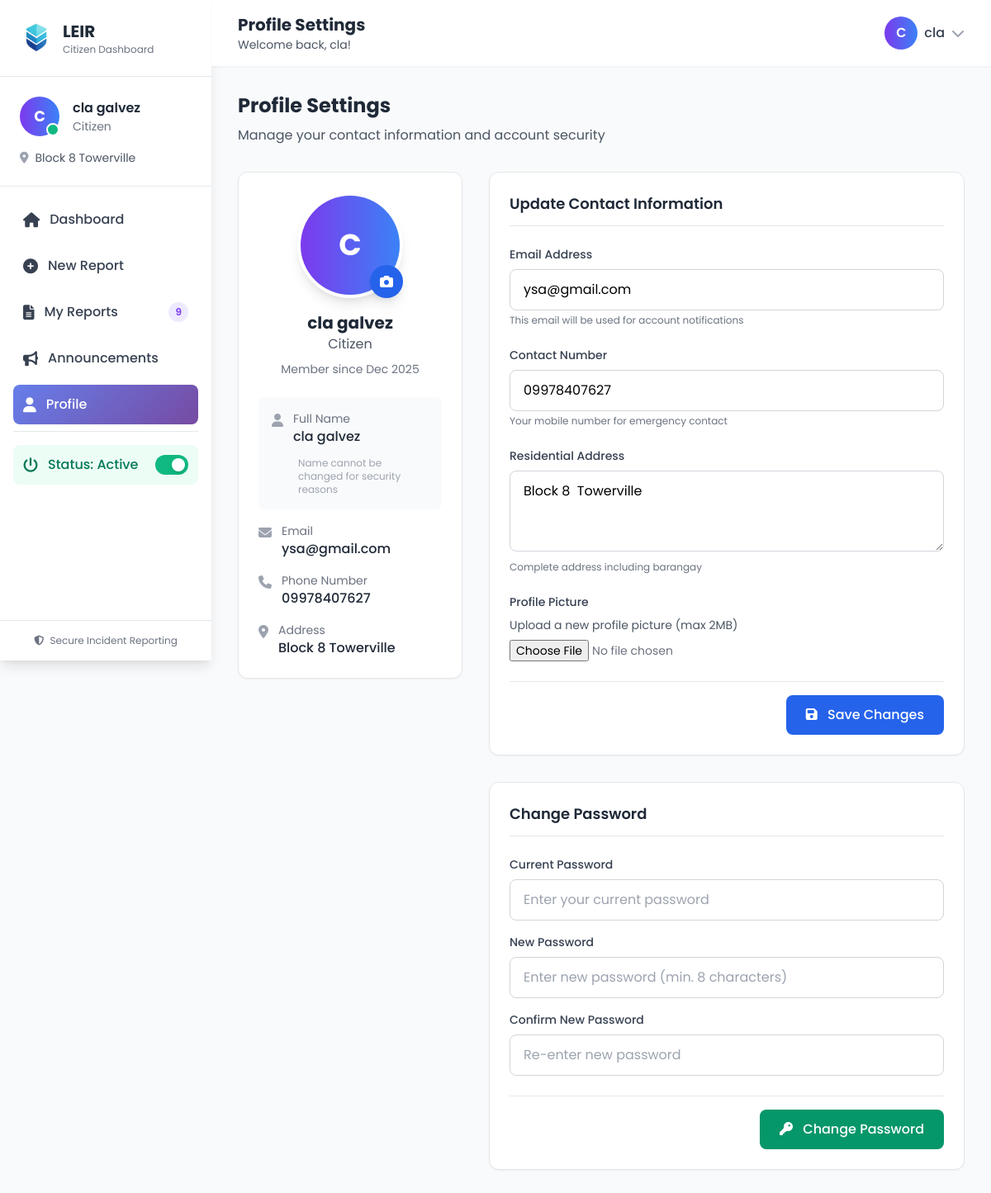
The app's page /citizen_dashboard.php?module=profile (signed in) with its own data.
### tables this page shows
CREATE TABLE `users` (
  `id` int(11) NOT NULL,
  `first_name` varchar(50) NOT NULL,
  `middle_name` varchar(50) DEFAULT NULL,
  `last_name` varchar(50) NOT NULL,
  `suffix` varchar(10) DEFAULT NULL,
  `sex` enum('Male','Female','Other') NOT NULL,
  `birthday` date NOT NULL,
  `age` int(11) DEFAULT NULL,
  `permanent_address` text NOT NULL,
  `contact_number` varchar(20) NOT NULL,
  `emergency_contact` varchar(100) DEFAULT NULL,
  `emergency_number` varchar(20) DEFAULT NULL,
  `id_verification_path` varchar(255) DEFAULT NULL,
  `email` varchar(100) NOT NULL,
  `username` varchar(50) NOT NULL,
  `password` varchar(255) NOT NULL,
  `user_type` enum('citizen','barangay_member') DEFAULT 'citizen',
  `role` varchar(50) DEFAULT NULL,
  `position_id` int(11) DEFAULT NULL,
  `date_appointed` date DEFAULT NULL,
  `term_end` date DEFAULT NULL,
  `office_hours` varchar(100) DEFAULT NULL,
  `barangay` varchar(100) DEFAULT NULL,
  `status` enum('active','inactive','pending','rejected') DEFAULT 'pending',
  `is_active` tinyint(1) DEFAULT 1,
  `created_at` timestamp NOT NULL DEFAULT current_timestamp(),
  `updated_at` timestamp NOT NULL DEFAULT current_timestamp() ON UPDATE current_timestamp(),
  `last_login` timestamp NULL DEFAULT NULL,
  `pin_code` varchar(10) DEFAULT NULL,
  `master_code` varchar(10) DEFAULT NULL,
  `is_master_code_used` tinyint(1) DEFAULT 0,
  `master_code_used_at` timestamp NULL DEFAULT NULL,
  `reset_token` varchar(255) DEFAULT NULL,
  `reset_token_expiry` timestamp NULL DEFAULT NULL,
  `is_online` tinyint(1) DEFAULT 1,
  `profile_picture` varchar(255) DEFAULT NULL,
  `notification_token` varchar(255) DEFAULT NULL,
  `wants_notifications` tinyint(1) DEFAULT 1
);

### modules/citizen_profile.php (the view, shortened to what the rows shown need)
<?php
$user_id = $_SESSION['user_id'];
try {
    $conn = getDbConnection();
    $user_query = "SELECT * FROM users WHERE id = :id";
    $user_stmt = $conn->prepare($user_query);
    $user_stmt->bindParam(':id', $user_id);
    $user_stmt->execute();
    $user = $user_stmt->fetch(PDO::FETCH_ASSOC);
} catch(PDOException $e) {
    $error = "Database error: " . $e->getMessage();
}
?>
<div class="max-w-4xl mx-auto">
    <div class="mb-8">
        <h2 class="text-2xl font-bold text-gray-800 mb-2">Profile Settings</h2>
        <p class="text-gray-600">Manage your contact information and account security</p>
    </div>
    <div class="grid grid-cols-1 lg:grid-cols-3 gap-8">
        <div class="lg:col-span-1">
            <div class="bg-white rounded-xl shadow-sm border p-6">
                <div class="text-center mb-6">
                    <div class="relative w-32 h-32 mx-auto mb-4">
                        <div id="profileImagePreview" class="w-full h-full rounded-full overflow-hidden bg-gray-200 border-4 border-white shadow-lg">
                            <?php
                            $profile_pic_path = "../uploads/profile_pictures/" . ($user['profile_picture'] ?? '');
                            if (!empty($user['profile_picture']) && file_exists($profile_pic_path)):
                            ?>
                                <img src="<?php echo $profile_pic_path; ?>"
                                     alt="Profile Picture"
                                     class="w-full h-full object-cover">
                            <?php else: ?>
                                <div class="w-full h-full flex items-center justify-center bg-gradient-to-r from-purple-600 to-blue-500 text-white text-4xl font-bold">
                                    <?php echo strtoupper(substr($user['first_name'], 0, 1)); ?>
                                </div>
                            <?php endif; ?>
                        </div>
                        <label for="profile_picture" class="absolute bottom-0 right-0 w-10 h-10 bg-blue-600 rounded-full flex items-center justify-center cursor-pointer hover:bg-blue-700 shadow-lg transition-all">
                            <i class="fas fa-camera text-white"></i>
                        </label>
                    </div>
                    <h3 class="text-xl font-bold text-gray-800"><?php echo htmlspecialchars($user['first_name'] . ' ' . $user['last_name']); ?></h3>
                    <p class="text-gray-600">Citizen</p>
                    <p class="text-sm text-gray-500 mt-2">Member since <?php echo date('M Y', strtotime($user['created_at'])); ?></p>
                </div>
                <div class="space-y-4">
                    <div class="bg-gray-50 p-4 rounded-lg">
                        <div class="flex items-start mb-3">
                            <i class="fas fa-user text-gray-400 mt-1 mr-3"></i>
                            <div>
                                <p class="text-sm text-gray-500">Full Name</p>
                                <p class="font-medium text-gray-800"><?php echo htmlspecialchars($user['first_name'] . ' ' . $user['last_name']); ?></p>
                            </div>
                        </div>
                        <p class="text-xs text-gray-400 ml-8">Name cannot be changed for security reasons</p>
                    </div>
                    <div class="flex items-start text-gray-600">
                        <i class="fas fa-envelope text-gray-400 mt-1 mr-3"></i>
                        <div>
                            <p class="text-sm text-gray-500">Email</p>
                            <p class="font-medium text-gray-800"><?php echo htmlspecialchars($user['email']); ?></p>
                        </div>
                    </div>
                    <div class="flex items-start text-gray-600">
                        <i class="fas fa-phone text-gray-400 mt-1 mr-3"></i>
                        <div>
                            <p class="text-sm text-gray-500">Phone Number</p>
                            <p class="font-medium text-gray-800"><?php echo htmlspecialchars($user['contact_number']); ?></p>
                        </div>
                    </div>
                    <div class="flex items-start text-gray-600">
                        <i class="fas fa-map-marker-alt text-gray-400 mt-1 mr-3"></i>
                        <div>
                            <p class="text-sm text-gray-500">Address</p>
                            <p class="font-medium text-gray-800"><?php echo htmlspecialchars($user['permanent_address']); ?></p>
                        </div>
                    </div>
                </div>
            </div>
        </div>
        <div class="lg:col-span-2 space-y-8">
            <div class="bg-white rounded-xl shadow-sm border p-6">
                <h3 class="text-lg font-semibold text-gray-800 mb-6 pb-3 border-b">Update Contact Information</h3>
                <form method="POST" enctype="multipart/form-data">
                    <div class="mb-6">
                        <label class="block text-sm font-medium text-gray-700 mb-2">Email Address</label>
                        <input type="email" name="email" required
                               class="w-full px-4 py-3 border border-gray-300 rounded-lg focus:ring-2 focus:ring-blue-500 focus:border-blue-500 transition-all"
                               value="<?php echo htmlspecialchars($user['email']); ?>">
                        <p class="text-xs text-gray-500 mt-1">This email will be used for account notifications</p>
                    </div>
                    <div class="mb-6">
                        <label class="block text-sm font-medium text-gray-700 mb-2">Contact Number</label>
                        <input type="tel" name="contact_number" required
                               class="w-full px-4 py-3 border border-gray-300 rounded-lg focus:ring-2 focus:ring-blue-500 focus:border-blue-500 transition-all"
                               value="<?php echo htmlspecialchars($user['contact_number']); ?>">
                        <p class="text-xs text-gray-500 mt-1">Your mobile number for emergency contact</p>
                    </div>
                    <div class="mb-6">
                        <label class="block text-sm font-medium text-gray-700 mb-2">Residential Address</label>
                        <textarea name="permanent_address" rows="3"
                                  class="w-full px-4 py-3 border border-gray-300 rounded-lg focus:ring-2 focus:ring-blue-500 focus:border-blue-500 transition-all"><?php echo htmlspecialchars($user['permanent_address']); ?></textarea>
                        <p class="text-xs text-gray-500 mt-1">Complete address including barangay</p>
                    </div>
                    <div class="mb-6">
                        <label class="block text-sm font-medium text-gray-700 mb-2">Profile Picture</label>
                        <div class="flex items-center space-x-4">
                            <div class="flex-1">
                                <p class="text-sm text-gray-600 mb-2">Upload a new profile picture (max 2MB)</p>
                                <input type="file" name="profile_picture"
                                       class="w-full text-sm text-gray-500 file:mr-4 file:py-2 file:px-4 file:rounded-full file:border-0 file:text-sm file:font-semibold file:bg-blue-50 file:text-blue-700 hover:file:bg-blue-100"
                                       accept="image/*" onchange="previewProfileImage(this)">
                            </div>
                        </div>
                    </div>
                    <div class="flex justify-end pt-4 border-t">
                        <button type="submit" name="update_profile"
                                class="px-6 py-3 bg-blue-600 text-white rounded-lg hover:bg-blue-700 focus:ring-2 focus:ring-blue-500 focus:ring-offset-2 transition-all font-medium">
                            <i class="fas fa-save mr-2"></i>
                            Save Changes
                        </button>
                    </div>
                </form>
            </div>
            <div class="bg-white rounded-xl shadow-sm border p-6">
                <h3 class="text-lg font-semibold text-gray-800 mb-6 pb-3 border-b">Change Password</h3>
                <form method="POST">
                    <div class="space-y-4">
                        <div>
                            <label class="block text-sm font-medium text-gray-700 mb-2">Current Password</label>
                            <input type="password" name="current_password" required
                                   class="w-full px-4 py-3 border border-gray-300 rounded-lg focus:ring-2 focus:ring-blue-500 focus:border-blue-500 transition-all"
                                   placeholder="Enter your current password">
                        </div>
                        <div>
                            <label class="block text-sm font-medium text-gray-700 mb-2">New Password</label>
                            <input type="password" name="new_password" required
                                   class="w-full px-4 py-3 border border-gray-300 rounded-lg focus:ring-2 focus:ring-blue-500 focus:border-blue-500 transition-all"
                                   placeholder="Enter new password (min. 8 characters)">
                        </div>
                        <div>
                            <label class="block text-sm font-medium text-gray-700 mb-2">Confirm New Password</label>
                            <input type="password" name="confirm_password" required
                                   class="w-full px-4 py-3 border border-gray-300 rounded-lg focus:ring-2 focus:ring-blue-500 focus:border-blue-500 transition-all"
                                   placeholder="Re-enter new password">
                        </div>
                    </div>
                    <div class="mt-6 pt-4 border-t flex justify-end">
                        <button type="submit" name="change_password"
                                class="px-6 py-3 bg-green-600 text-white rounded-lg hover:bg-green-700 focus:ring-2 focus:ring-green-500 focus:ring-offset-2 transition-all font-medium">
                            <i class="fas fa-key mr-2"></i>
                            Change Password
                        </button>
                    </div>
                </form>
            </div>
        </div>
    </div>
</div>

### citizen_dashboard.php (shortened to what the rows shown need)
<?php
$user_id = $_SESSION['user_id'];
$barangay = $_SESSION['barangay'];
$current_module = isset($_GET['module']) ? $_GET['module'] : 'dashboard';
try {
    $conn = getDbConnection();
    $user_query = "SELECT u.*,
                          IFNULL(u.barangay, 'Not specified') as barangay_display,
                          u.permanent_address as user_address
                   FROM users u
                   WHERE u.id = :id";
    $user_stmt = $conn->prepare($user_query);
    $user_stmt->bindParam(':id', $user_id);
    $user_stmt->execute();
    $user_data = $user_stmt->fetch(PDO::FETCH_ASSOC);
    if ($user_data) {
        $user_address = $user_data['user_address'];
    } else {
        $error = "User not found.";
        $is_active = 1;
        $user_address = '';
        $profile_picture = '';
    }
} catch(PDOException $e) {
    $error = "Database error: " . $e->getMessage();
    error_log("Citizen Dashboard Error: " . $e->getMessage());
}
function getModuleTitle($module) {
    $titles = [
        'dashboard' => 'Dashboard',
        'new-report' => 'New Report',
        'my-reports' => 'My Reports',
        'announcements' => 'Barangay Announcements',
        'profile' => 'Profile Settings'
    ];
    return $titles[$module] ?? 'Dashboard';
}
?>
<!DOCTYPE html>
<html lang="en">
<head>
    <link href="https://cdn.jsdelivr.net/npm/tailwindcss@2.2.19/dist/tailwind.min.css" rel="stylesheet">
    <link rel="stylesheet" href="https://cdnjs.cloudflare.com/ajax/libs/font-awesome/6.4.0/css/all.min.css">
</head>
<body class="bg-gray-50">
    <div class="sidebar hidden md:flex md:flex-col md:w-64 bg-white h-screen shadow-lg fixed">
        <div class="p-6 border-b">
            <div class="flex items-center space-x-3">
                <div>
                    <h1 class="text-xl font-bold text-gray-800">LEIR</h1>
                </div>
            </div>
        </div>
        <div class="p-6 border-b">
            <div class="mt-4">
                <p class="text-sm text-gray-600 flex items-center">
                    <i class="fas fa-map-marker-alt mr-2 text-gray-400"></i>
                    <?php echo htmlspecialchars($user_address ?? $barangay); ?>
                </p>
            </div>
        </div>
    </div>
    <div class="md:ml-64">
        <header class="bg-white shadow-sm sticky top-0 z-30">
            <div class="px-4 sm:px-6 lg:px-8">
                <div class="flex justify-between items-center py-4">
                    <div class="flex-1 text-center md:text-left">
                        <h2 class="text-xl font-bold text-gray-800" id="pageTitle"><?php echo getModuleTitle($current_module); ?></h2>
                    </div>
                </div>
            </div>
        </header>
        <main class="p-4 sm:p-6 lg:p-8">
            <?php
            $module_file = '';
            switch($current_module) {
                    ?>
                    <?php
                case 'profile':
                    $module_file = 'modules/citizen_profile.php';
                    break;
            }
            if ($module_file && file_exists($module_file)) {
                include $module_file;
            }
            ?>
        </main>
    </div>
</body>
</html>

### records on screen
users: permanent_address "Block 8 Towerville", first_name "C", first_name+last_name "cla galvez", created_at "Dec 2025", email "ysa@gmail.com", contact_number "09978407627"

### other values on screen
substr($full_name, 0, 1) "C"
$full_name "cla galvez"
$report_counts['total'] "9"
getModuleTitle($current_module) "Profile Settings"
$_SESSION['first_name'] "cla"
